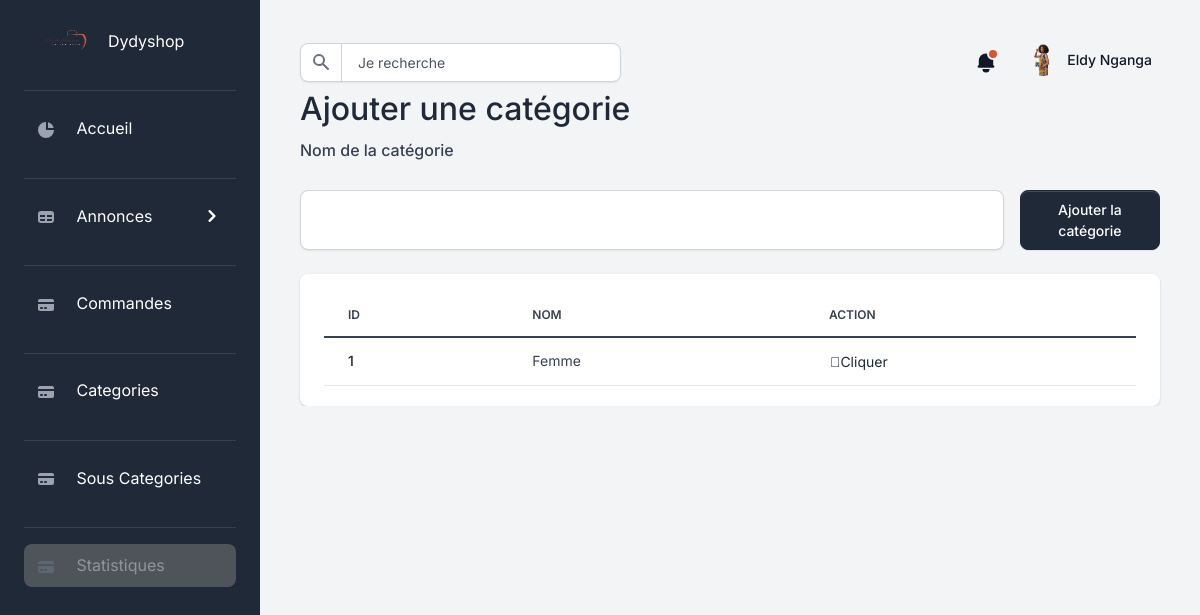
Page /add_category on the earlier database version.
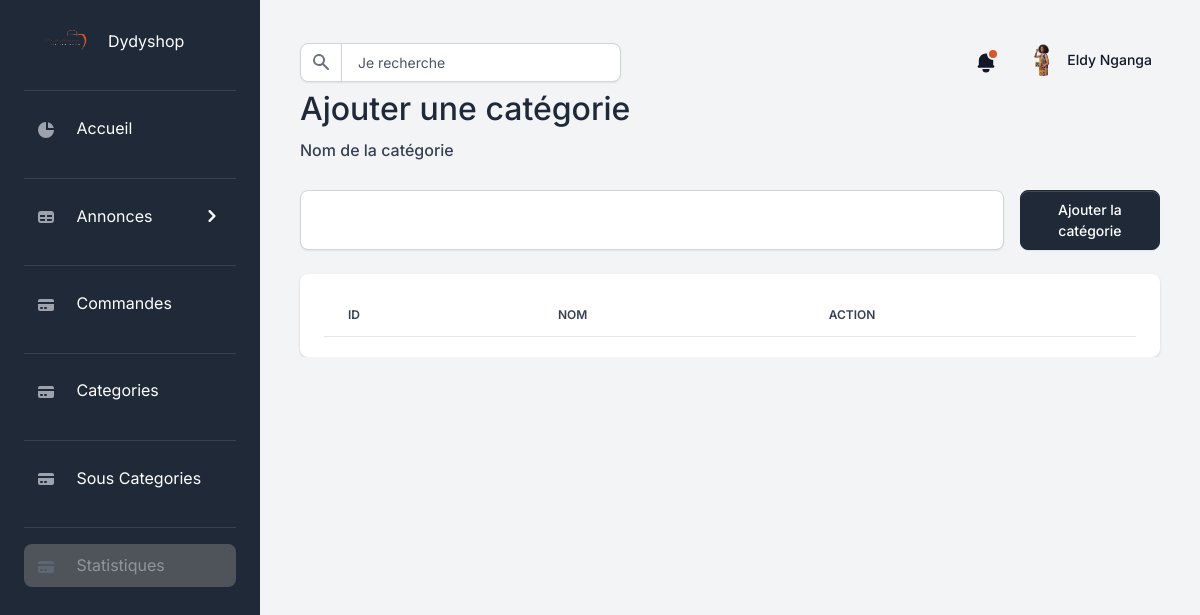
Same page on the later database version.
### api/models/model.py (models this page shows)
class Category(db.Model):
    __tablename__ = "categories"
    id = db.Column(db.Integer, primary_key=True)
    name = db.Column(db.String(200), nullable=False)
    subcategories = db.relationship("SubCategory", backref="category")
    date_created = db.Column(db.DateTime, default=datetime.utcnow)

### api/back.py (the view, shortened to what this page needs)
@app.route("/add_category", methods=["GET", "POST"])
def add_category():
    categories = Category.query.all()
    return render_template("/back/AddCategory.html", categories=categories)

### api/back.py (called while the page is built)
@app.before_request
def check_for_maintenance():
    if maintenance_mode and request.endpoint not in ["maintenance"]:
        return redirect(url_for("maintenance"))
    elif maintenance_mode and request.endpoint == "maintenance":
        return None
    else:
        return None

### api/templates/back/AddCategory.html (shortened to what this page needs)
{% extends './layout/baseAdmin.html' %}
{% block content %}
  <h2 class="my-1">Ajouter une catégorie</h2>
  <form method="POST" action="{{ url_for('add_category') }}">
    <label for="name" class="my-1">Nom de la catégorie</label>
    <div class="d-flex gap-3 my-4">
      <input type="text" id="name" name="name" class="form-control" required />
      <button type="submit" class="btn btn-primary">Ajouter la catégorie</button>
    </div>
  </form>
  <div class="card card-body border-0 shadow table-wrapper table-responsive">
    <table class="table table-hover" data-toggle="table" id="table" data-toolbar="#toolbar" data-search="true" data-show-refresh="true" data-show-toggle="true" data-show-fullscreen="true" data-show-columns="true" data-show-columns-toggle-all="true" data-show-pagination-switch="true" data-pagination="true" data-id-field="id" data-show-export="true" data-show-pagination-switch="true" data-pagination="true" data-page-list="[5, 10, 25, 50,100, all]">
      <thead>
        <tr>
          <th class="border-gray-200">Id</th>
          <th class="border-gray-200">Nom</th>
          <th class="border-gray-200">Action</th>
        </tr>
      </thead>
      <tbody>
        {% for category in categories %}
        <tr>
          <td>
            <a href="#" class="fw-bold">{{ category.id }}</a>
          </td>
          <td>
            <span class="fw-normal">{{ category.name }}</span>
          </td>
          <td>
            <div class="btn-group">
              <button class="btn btn-link text-dark dropdown-toggle dropdown-toggle-split m-0 p-0" data-bs-toggle="dropdown" aria-haspopup="true" aria-expanded="false">
                <span class="icon icon-sm"><span class="fas fa-ellipsis-h icon-dark"></span>Cliquer</span>
              </button>
            </div>
          </td>
        </tr>
        {% endfor %}
      </tbody>
    </table>
  </div>
{% endblock %}

Differences in the rows shown:
removed Category: id "1", name "Femme"
